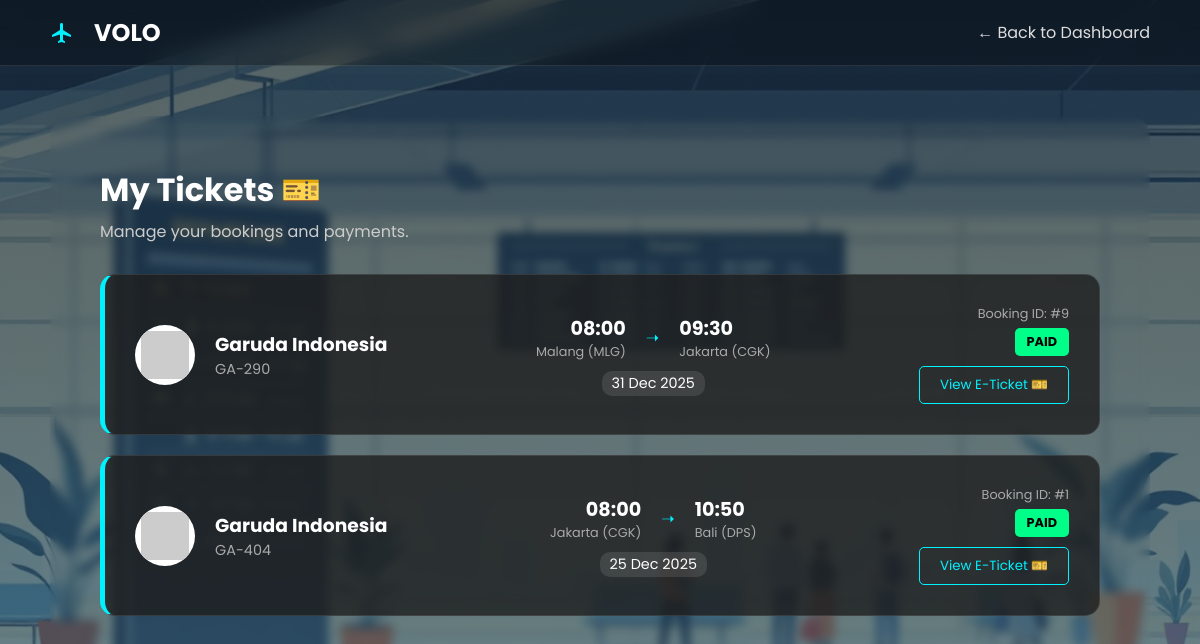
The page /my_tickets.php (signed in) on the database its author committed.
### tables this page shows
CREATE TABLE `bookings` (
  `booking_id` INT AUTO_INCREMENT PRIMARY KEY,
  `user_id` INT,
  `booking_date` DATETIME DEFAULT CURRENT_TIMESTAMP,
  `status` ENUM('pending','waiting_payment','paid','cancelled') DEFAULT 'pending',
  `total_amount` DECIMAL(12,2) NOT NULL,
  `total_passengers` INT DEFAULT 1,
  FOREIGN KEY (`user_id`) REFERENCES `users`(`user_id`) ON DELETE SET NULL
);

CREATE TABLE `airlines` (
  `airline_id` VARCHAR(5) PRIMARY KEY,
  `airline_name` VARCHAR(100) NOT NULL,
  `image_url` VARCHAR(255) DEFAULT NULL,
  `contact_number` VARCHAR(20) DEFAULT NULL
);

CREATE TABLE `flights` (
  `flight_id` INT AUTO_INCREMENT PRIMARY KEY,
  `flight_number` VARCHAR(10) NOT NULL,
  `aircraft_id` VARCHAR(10),
  `departure_airport_id` VARCHAR(5),
  `arrival_airport_id` VARCHAR(5),
  `departure_time` DATETIME NOT NULL,
  `arrival_time` DATETIME NOT NULL,
  `status` ENUM('Scheduled','Delayed','Cancelled','Landed') DEFAULT 'Scheduled',
  FOREIGN KEY (`aircraft_id`) REFERENCES `aircraft`(`aircraft_id`) ON DELETE SET NULL,
  FOREIGN KEY (`departure_airport_id`) REFERENCES `airports`(`airport_id`) ON DELETE SET NULL,
  FOREIGN KEY (`arrival_airport_id`) REFERENCES `airports`(`airport_id`) ON DELETE SET NULL
);

CREATE TABLE `airports` (
  `airport_id` VARCHAR(5) PRIMARY KEY,
  `airport_name` VARCHAR(150) NOT NULL,
  `city` VARCHAR(100) NOT NULL,
  `country` VARCHAR(50) NOT NULL
);

### my_tickets.php (the view, shortened to what this page needs)
<?php
include 'config/koneksi.php';
$user_id = $_SESSION['user_id'];
$query = "SELECT
            b.booking_id, b.status, b.total_amount, b.booking_date,
            f.flight_number, f.departure_time, f.arrival_time,
            a.airline_name, a.image_url,
            dep.city AS origin_city, arr.city AS dest_city,
            dep.airport_id AS origin_code,
            arr.airport_id AS dest_code
          FROM bookings b
          JOIN booking_details bd ON b.booking_id = bd.booking_id
          JOIN flights f ON bd.flight_id = f.flight_id
          JOIN aircraft ac ON f.aircraft_id = ac.aircraft_id
          JOIN airlines a ON ac.airline_id = a.airline_id
          JOIN airports dep ON f.departure_airport_id = dep.airport_id
          JOIN airports arr ON f.arrival_airport_id = arr.airport_id
          WHERE b.user_id = '$user_id'
          ORDER BY b.booking_date DESC";
$result = mysqli_query($conn, $query);
?>
<!DOCTYPE html>
<html lang="id">
<head>
    <link rel="stylesheet" href="assets/css/style.css">
</head>
<body>
    <nav class="navbar">
        <div class="nav-brand">
            <svg style="width: 24px; height: 24px; fill: #00f2fe; margin-right: 10px;" viewBox="0 0 24 24">
                <path d="M21,16v-2l-8-5V3.5c0-0.83-0.67-1.5-1.5-1.5S10,2.67,10,3.5V9l-8,5v2l8-2.5V19l-2,1.5V22l3.5-1l3.5,1v-1.5L13,19v-5.5L21,16z"/>
            </svg>
            VOLO
        </div>
        <div class="nav-links">
            <a href="dashboard.php">← Back to Dashboard</a>
        </div>
    </nav>
    <div class="section-container" style="margin-top: 50px; background: transparent; border: none;">
        <h2 class="section-title">My Tickets 🎫</h2>
        <p class="section-subtitle">Manage your bookings and payments.</p>
        <div style="display: flex; flex-direction: column; gap: 20px;">
            <?php if(mysqli_num_rows($result) > 0): ?>
                <?php while($row = mysqli_fetch_assoc($result)): ?>
                    <?php
                        $borderColor = "#00f2fe";
                    ?>
                    <div class="promo-card" style="display: flex; justify-content: space-between; align-items: center; padding: 30px; border-left: 5px solid <?= $borderColor; ?>;">
                        <div style="display: flex; align-items: center; gap: 20px;">
                            <div style="width: 60px; height: 60px; background: #fff; border-radius: 50%; display: flex; align-items: center; justify-content: center; overflow: hidden;">
                                <?php if(!empty($row['image_url'])): ?>
                                    <img src="<?= $row['image_url']; ?>" alt="Logo" style="width: 80%; height: 80%; object-fit: contain;">
                                <?php else: ?>
                                    <span style="font-size: 2em;">✈️</span>
                                <?php endif; ?>
                            </div>
                            <div>
                                <h3 style="margin: 0;"><?= $row['airline_name']; ?></h3>
                                <p style="font-size: 0.9em; color: #aaa;"><?= $row['flight_number']; ?></p>
                            </div>
                        </div>
                        <div style="text-align: center; flex-grow: 1;">
                            <div style="display: flex; justify-content: center; align-items: center; gap: 20px;">
                                <div style="text-align: right;">
                                    <div style="font-weight: bold; font-size: 1.2em;"><?= date('H:i', strtotime($row['departure_time'])); ?></div>
                                    <div style="font-size: 0.8em; color: #aaa;"><?= $row['origin_city']; ?> (<?= $row['origin_code']; ?>)</div>
                                </div>
                                <div style="color: <?= $borderColor; ?>;">➝</div>
                                <div style="text-align: left;">
                                    <div style="font-weight: bold; font-size: 1.2em;"><?= date('H:i', strtotime($row['arrival_time'])); ?></div>
                                    <div style="font-size: 0.8em; color: #aaa;"><?= $row['dest_city']; ?> (<?= $row['dest_code']; ?>)</div>
                                </div>
                            </div>
                            <div style="margin-top: 10px; font-size: 0.9em; color: #fff; background: rgba(255,255,255,0.1); display: inline-block; padding: 2px 10px; border-radius: 10px;">
                                <?= date('d M Y', strtotime($row['departure_time'])); ?>
                            </div>
                        </div>
                        <div style="text-align: right; min-width: 150px;">
                            <p style="font-size: 0.8em; color: #aaa; margin-bottom: 5px;">Booking ID: #<?= $row['booking_id']; ?></p>
                            <?php
                                $statusBadge = "gray";
                                if($row['status'] == 'paid') $statusBadge = "#00ff88";
                            ?>
                            <span class="badge" style="background: <?= $statusBadge; ?>; color: black; font-size: 0.8em; margin-bottom: 10px; display: inline-block; font-weight: bold;">
                                <?= strtoupper(str_replace('_', ' ', $row['status'])); ?>
                            </span>
                            <br>
                            <?php if($row['status'] == 'waiting_payment'): ?>
                                <a href="payment.php?booking_id=<?= $row['booking_id']; ?>" class="btn-search" style="padding: 8px 20px; font-size: 0.8em; width: 100%; display:inline-block; margin-bottom: 5px; background: linear-gradient(45deg, #ffd700, #ffaa00); color: black;">
                                    Pay Now 💳
                                </a>
                                <br>
                                <a href="ticket_cancel.php?id=<?= $row['booking_id']; ?>"
                                   onclick="return confirm('Are you sure want to cancel this booking?')"
                                   style="font-size: 0.8em; color: #ff6b6b; text-decoration: none; border: 1px solid #ff6b6b; padding: 5px 10px; border-radius: 5px; display: inline-block; width: 100%; text-align: center;">
                                   Cancel Booking
                                </a>
                            <?php elseif($row['status'] == 'paid'): ?>
                                <button onclick="alert('Ini nanti download E-Ticket PDF')"
                                        style="background: transparent; border: 1px solid #00f2fe; color: #00f2fe; padding: 8px 20px; border-radius: 5px; cursor: pointer; width: 100%;">
                                    View E-Ticket 🎫
                                </button>
                            <?php elseif($row['status'] == 'cancelled'): ?>
                                <span style="color: #666; font-size: 0.8em;">Ticket Inactive</span>
                            <?php endif; ?>
                        </div>
                    </div>
                <?php endwhile; ?>
            <?php endif; ?>
        </div>
    </div>
</body>
</html>

### assets/css/style.css (style rules this page uses)
* { margin: 0; padding: 0; box-sizing: border-box; font-family: 'Poppins', sans-serif; }
body { min-height: 100vh; color: white; background: linear-gradient(to bottom, rgba(15, 32, 39, 0.7), rgba(44, 83, 100, 0.7)), url('../images/banner.png'); background-size: cover; background-position: center; background-attachment: fixed; overflow-x: hidden; position: relative; }
body::before { content: ''; position: fixed; top: 0; left: 0; width: 100%; height: 100%; background: url('https://freepngimg.com/thumb/cloud/7-cloud-png-image.png'); background-size: cover; opacity: 0.3; animation: awanGerak 80s linear infinite; z-index: -1; pointer-events: none; }
.navbar { background: rgba(0, 0, 0, 0.3); backdrop-filter: blur(10px); padding: 15px 50px; display: flex; justify-content: space-between; align-items: center; border-bottom: 1px solid rgba(255,255,255,0.1); position: sticky; top: 0; z-index: 100; }
.nav-brand { font-size: 1.5em; font-weight: 700; display: flex; align-items: center; gap: 10px; }
.nav-links a { color: #ddd; text-decoration: none; margin-left: 20px; transition: 0.3s; }
.section-container { padding: 50px; max-width: 1100px; margin: 30px auto; background: rgba(0, 0, 0, 0.4); border-radius: 20px; backdrop-filter: blur(5px); border: 1px solid rgba(255,255,255,0.1); }
.promo-card { background: rgba(30, 30, 30, 0.8); border: 1px solid rgba(255,255,255,0.1); padding: 25px; border-radius: 15px; transition: 0.3s; }
.section-title { font-size: 2em; margin-bottom: 5px; color: white; }
.section-subtitle { color: #ccc; margin-bottom: 30px; }
.badge { background: #ff6b6b; padding: 5px 12px; border-radius: 5px; font-size: 0.7em; font-weight: bold; display: inline-block; margin-bottom: 10px; }

### rows shown on the page
bookings: airlines.airline_name "Garuda Indonesia", flights.flight_number "GA-290", flights.departure_time "08:00", airports.city "Malang", airports.airport_id "MLG", flights.arrival_time "09:30", airports.city "Jakarta", airports.airport_id "CGK", flights.departure_time "31 Dec 2025", booking_id "9", status "PAID", shows "View E-Ticket 🎫"
bookings: airlines.airline_name "Garuda Indonesia", flights.flight_number "GA-404", flights.departure_time "08:00", airports.city "Jakarta", airports.airport_id "CGK", flights.arrival_time "10:50", airports.city "Bali", airports.airport_id "DPS", flights.departure_time "25 Dec 2025", booking_id "1", status "PAID", shows "View E-Ticket 🎫"
